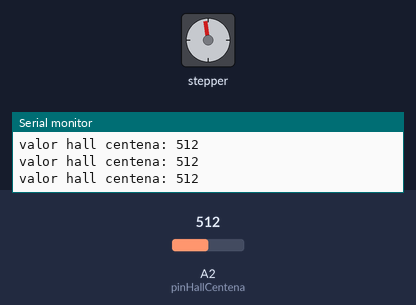
This sketch was run on a simulated Arduino Uno, built with avr-gcc and run on an emulated ATmega328P. Parts: stepper motor, the last lines printed to the serial monitor. The test bench sets the inputs (shaded band); at power-on: A2 (pinHallCentena) = 512. Stepper angles assume 2048 steps per turn.

Above: at 1.2 s.
1.3 s: A2 (pinHallCentena) set to 5
4.3 s: A2 (pinHallCentena) set to 9
7.3 s: A2 (pinHallCentena) set to 12
At 9.01 s:
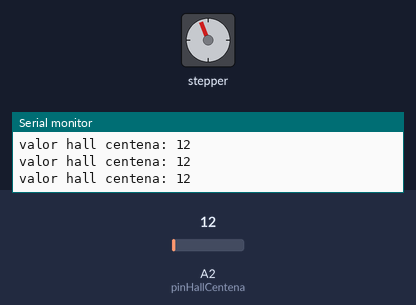
At 11.85 s:
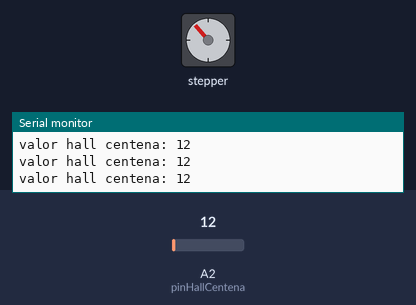
Timing chart, 0 to 27.6 s (numbered marks = the images above; inputs shaded):
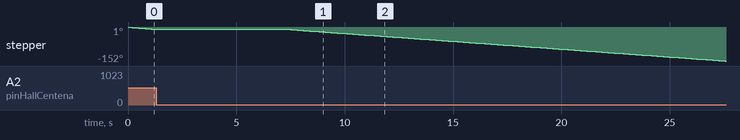

Measured:
- after the input at 1.3 s, stepper: stops changing and stays -9°
- after the input at 7.3 s, stepper: keeps turning counter-clockwise at about 7°/s, starting after 0.09 s
- by itself, stepper: keeps turning counter-clockwise at about 8°/s

The sketch:

stepper_motor_prime.ino
```cpp
#include <AccelStepper.h>

// Definir tipo de motor (4 cables = FULL4WIRE)
#define MOTOR_INTERFACE_TYPE 4

// set up de los sensores hall
const int pinHallUnidad = A1;
int valorHallUnidad;
const int pinHallCentena = A2;
int valorHallCentena;

// Nota el orden de pines: 1, 3, 2, 4
AccelStepper stepper_unidad(MOTOR_INTERFACE_TYPE, 30, 32, 31, 33);  // poner reversa
AccelStepper stepper_decena(MOTOR_INTERFACE_TYPE, 40, 42, 41, 43);
AccelStepper stepper_centena(MOTOR_INTERFACE_TYPE, 50, 52, 51, 53);  // poner reversa

const float PASOS_POR_VUELTA = 2048.0;

const float DIENTES_MOTOR = 32.0;
const float DIENTES_PALETAS = 16.0;
const int CANTIDAD_PALETAS = 16;

const float TRANSMICION = DIENTES_PALETAS / DIENTES_MOTOR;
int pasos_por_paleta = (PASOS_POR_VUELTA * TRANSMICION) / CANTIDAD_PALETAS;

int unidad_actual = 0;
int decena_actual = 0;
int centena_actual = 0;


void setup() {
  Serial.begin(9600);
  // configuracion motores
  stepper_unidad.setMaxSpeed(1000);
  stepper_unidad.setAcceleration(500);
  stepper_unidad.setSpeed(-1000);
  stepper_decena.setMaxSpeed(1000);
  stepper_decena.setAcceleration(500);
  stepper_decena.setSpeed(200);
  stepper_centena.setMaxSpeed(1000);
  stepper_centena.setAcceleration(500);
  stepper_centena.setSpeed(-200);

  randomSeed(analogRead(A0));
}

void loop() {
  //moverACero(stepper_unidad, unidad_actual, valorHallUnidad, "unidad", pinHallUnidad, true);
  moverACero(stepper_centena, centena_actual, valorHallCentena, "centena", pinHallCentena, false);
}

void moverACero(AccelStepper &stepper, int &actual, int &valorHall, String nombre, int pinHall, bool reversa) {

  valorHall = analogRead(pinHall);
  Serial.print("valor hall ");
  Serial.print(nombre);
  Serial.print(": ");
  Serial.println(valorHall);
  if (valorHall > 10) {
    moverUnaPaleta(stepper, actual, reversa);
  } else {
    stepper.stop();
    actual = 0;
  }
}

boolean revisarReed(int reed, int &reedEstado) {
  reedEstado = digitalRead(reed);
  if (reedEstado == HIGH) return true;
  else return false;
}

void moverTresCifras(int destino) {
  Serial.println("");
  Serial.print("/***** el destino es: ");
  Serial.print(destino);
  Serial.println(" *****\ ");

  int unidad = destino % 10;
  destino = destino / 10;
  int decena = destino % 10;
  int centena = destino / 10;
  /*
  Serial.print("la unidad es: ");
  Serial.println(unidad);
  Serial.print("la decena es: ");
  Serial.println(decena);
  Serial.print("la centena es: ");
  Serial.println(centena);
  */

  Serial.println(" ----- inicio mov unidad ----- ");
  moverAPaleta(unidad, stepper_unidad, true, unidad_actual);
  Serial.println(" ----- fin mov unidad ----- ");
  Serial.println(" ----- inicio mov decena ----- ");
  moverAPaleta(decena, stepper_decena, false, decena_actual);
  Serial.println(" ----- fin mov decena ----- ");
  Serial.println(" ----- inicio mov centena ----- ");
  moverAPaleta(centena, stepper_centena, true, centena_actual);
  Serial.println(" ----- fin mov centena ----- ");
}

void moverAPaleta(int destino, AccelStepper &stepper, bool reversa, int &actual) {

  if (destino < 0 || destino > 15) {
    Serial.println("nro fuera de rango :");
    return;
  } else {
    //Serial.print("inicia en posicion: ");
    //Serial.println(actual);

    // 1. Calcular distancia en "espacios de paleta"
    int saltos = (destino - actual + CANTIDAD_PALETAS) % CANTIDAD_PALETAS;

    // 2. Convertir saltos a pasos de motor
    long pasos_a_mover = saltos * pasos_por_paleta;

    // 3. Mover
    if (pasos_a_mover > 0) {
      if (reversa) {
        stepper.move(-pasos_a_mover);
        stepper.runToPosition();
      } else {
        stepper.move(pasos_a_mover);
        stepper.runToPosition();
      }
    }

    // 4. Actualizar posición actual
    actual = destino;

    Serial.print("posicion: ");
    Serial.println(destino);
  }
}

void moverUnaPaleta(AccelStepper &stepper, int &actual, bool reversa){
  if(reversa){
    stepper.move(pasos_por_paleta);
    stepper.runToPosition();
  } else{
    stepper.move(-pasos_por_paleta);
    stepper.runSpeedToPosition();
  }
}
```
